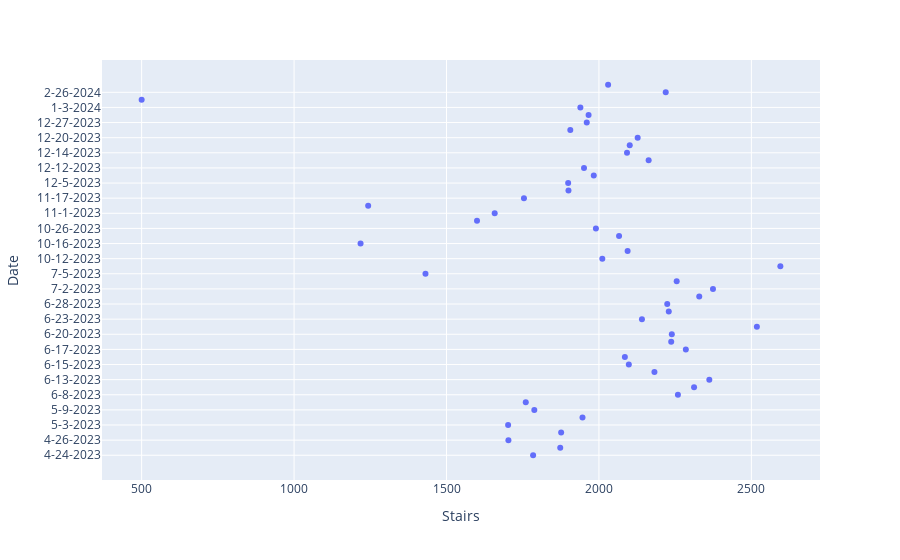

Write notebook code for a chart like this one.
### Code cell
# Steps on Date
import plotly.express as px

fig = px.scatter(steps, x='Stairs', y= 'Date', hover_name= 'Time')
fig.show()

### Figure 1 — Plotly figure (JSON) as saved in the notebook; plotly's stock layout.template omitted (floating-point values rounded to 4 significant figures)
{"data": [{"hovertemplate": "<b>%{hovertext}</b><br><br>Stairs=%{x}<br>Date=%{y}<extra></extra>", "hovertext": [35, 35, 35, 35, 35, 35, 35, 35, 35, 35, 35, 35, 35, 35, 35, 35, 35, 35, 35, 35, 35, 35, 35, 35, 20, 35, 35, 35, 20, 35, 35, 35, 35, 20, 35, 35, 35, 35, 35, 35, 35, 35, 35, 35, 35, 35, 35, 15, 35, 35], "legendgroup": "", "marker": {"color": "#636efa", "symbol": "circle"}, "mode": "markers", "name": "", "orientation": "h", "showlegend": false, "x": [1784, 1873, 1703, 1876, 1702, 1946, 1788, 1760, 2259, 2312, 2362, 2182, 2098, 2085, 2285, 2237, 2239, 2518, 2141, 2229, 2224, 2329, 2374, 2255, 1431, 2595, 2011, 2094, 1218, 2066, 1990, 1600, 1658, 1243, 1754, 1900, 1899, 1983, 1951, 2163, 2092, 2101, 2127, 1906, 1960, 1966, 1939, 500, 2219, 2030], "xaxis": "x", "y": ["4-24-2023", "4-25-2023", "4-26-2023", "5-2-2023", "5-3-2023", "5-8-2023", "5-9-2023", "5-10-2023", "6-8-2023", "6-12-2023", "6-13-2023", "6-14-2023", "6-15-2023", "6-16-2023", "6-17-2023", "6-19-2023", "6-20-2023", "6-21-2023", "6-23-2023", "6-26-2023", "6-28-2023", "6-29-2023", "7-2-2023", "7-3-2023", "7-5-2023", "7-9-2023", "10-12-2023", "10-13-2023", "10-16-2023", "10-18-2023", "10-26-2023", "10-27-2023", "11-1-2023", "11-8-2023", "11-17-2023", "11-22-2023", "12-5-2023", "12-7-2023", "12-12-2023", "12-13-2023", "12-14-2023", "12-19-2023", "12-20-2023", "12-23-2023", "12-27-2023", "12-28-2023", "1-3-2024", "2-7-2024", "2-26-2024", "3-18-2024"], "yaxis": "y", "type": "scatter"}], "layout": {"xaxis": {"anchor": "y", "domain": [0, 1], "title": {"text": "Stairs"}}, "yaxis": {"anchor": "x", "domain": [0, 1], "title": {"text": "Date"}}, "legend": {"tracegroupgap": 0}, "margin": {"t": 60}}}
